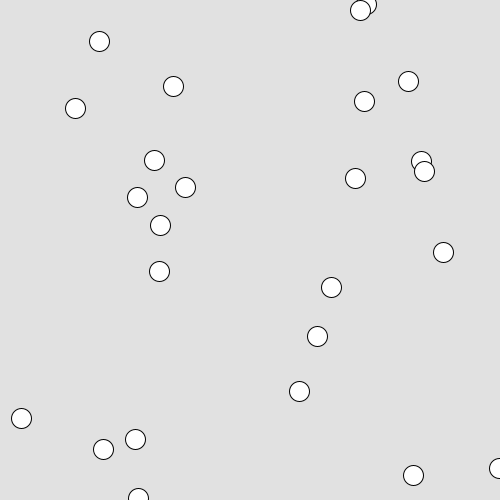
Frame 1 (no input)
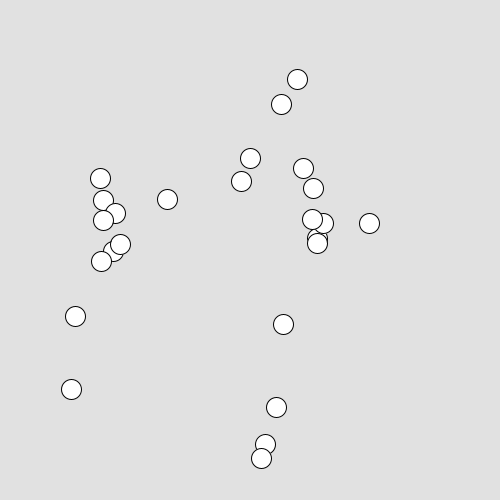
Frame 60 (the mouse pressed at the canvas centre just before this capture)
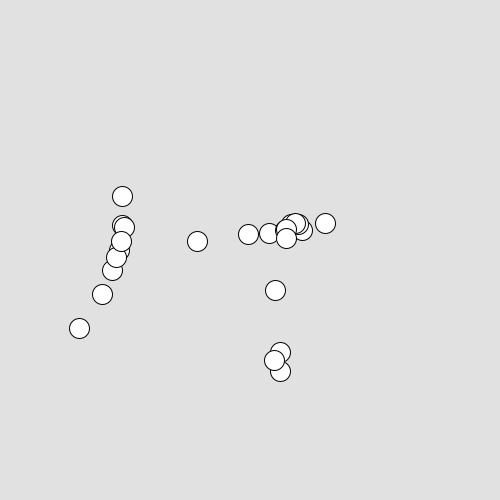
Frame 120 (the mouse held since frame 60 and released just before this capture)

The Processing sketch that drew these frames (run headless with seeded random() and noise(); from frame 60 on, the mouse is pressed at the canvas centre):

// Processing sketch: processing_127498
// ── processing_127498.pde

int count = 0;
int no = 25;
float[][] en = new float[no][2];          //円の位置を保持する配列
float[][] enp = new float[no][2];      //円の１回前の位置を保持する配列
float[][] env = new float[no][2];        //円の速度を保持する配列 
float r, th, thr;                            //周辺の計算範囲距離，計算範囲角度
int nRate;                  //現在のframeRateで何カウントで接近するか？
int drawCount;
float[] vc = new float[2];

void setup() {
    size(500, 500);                //Canvasサイズの設定
    background(225);                //背景色の設定
    int fr = 10;                    //frameRateの設定
    frameRate(fr);                  //frameRateの設定
    for(int i=0; i<no; i++){
        en[i][0] = int(random(0,500));
        en[i][1] = int(random(0,500));      //円の初期位置
        enp[i][0] = en[i][0]-random(-50,50);                          //円の１回前の初期位置
        enp[i][1] = en[i][1]-random(-50,50);                          //円の１回前の初期位置
        //env[i][0] = 10;              //円の速度の初期値
        //env[i][1] = 0;                              //円の速度の初期値
        ellipse(en[i][0], en[i][1], 20, 20);        //円の描画
    }
  r = 120;                    //周辺の計算範囲距離
  th = 90;                //周辺の計算範囲角度
  thr = th/180*PI;        //radへ変換
  //println(thr);
  int sec = 3;            //何秒で計算位置へ移動するか？
  nRate = sec * fr;        //現在のframeRateで何カウントで接近するか？
  drawCount = 0;
}

void draw() {
    drawCount++;

    background(225);
    for(int i=0; i<no; i++){
        env[i][0] = en[i][0] - enp[i][0];
        env[i][1] = en[i][1] - enp[i][1];
        enp[i][0] = en[i][0];
        enp[i][1] = en[i][1];
    }
    for(int i=0; i<no; i++){
      vc = cohesion(i);
/*    float[] sum = new float[2];
    float[] ave = new float[2];
        sum[0] = 0;
        sum[1] = 0;
        ave[0] = 0;
        ave[1] = 0;
        count = 0;
        for(int j=0; j<no; j++){
            if(j!=i){
                float dex = en[i][0]-en[j][0];
                float dey = en[i][1]-en[j][1];
                float d = sqrt(pow(dex, 2)+pow(dey, 2));
                if(d < r){
                    float innerProduct = env[i][0]*dex+env[i][1]*dey;
                    float absa = sqrt(pow(env[i][0], 2)+pow(env[i][1], 2));
                    float absb = d;
                    float theta = acos(innerProduct/absa/absb);
                    if(theta <= thr){
                        count++;
                        sum[0] = sum[0] + en[j][0];
                        sum[1] = sum[1] + en[j][1];
                    }
                }    
            };
        };
      if(count != 0){
          ave[0] = sum[0]/count;
          ave[1] = sum[1]/count;
          en[i][0] += env[i][0]+(ave[0]-en[i][0])/(float(nRate));
          en[i][1] += env[i][1]+(ave[1]-en[i][1])/(float(nRate));
      }else{
          en[i][0] += env[i][0];
          en[i][1] += env[i][1];
      };
*/
      en[i][0] += env[i][0]+vc[0];
      en[i][1] += env[i][1]+vc[1];
      if(en[i][0] > width){
        en[i][0] -= width;
      }else{
        if(en[i][0] < 0){
          en[i][0] += width;
        }
      }
      if(en[i][1] > height){
        en[i][1] -= height;
      }else{
        if(en[i][1] < 0){
          en[i][1] += height;
        }
      }
      ellipse(en[i][0], en[i][1], 20, 20);
    };
}

float[] cohesion(int i){
    float[] sum = new float[2];
    float[] ave = new float[2];
    float[] vcohesion = new float[2];
      sum[0] = 0;
      sum[1] = 0;
      ave[0] = 0;
      ave[1] = 0;
      count = 0;
      for(int j=0; j<no; j++){
          if(j!=i){
              float dex = en[i][0]-en[j][0];
              float dey = en[i][1]-en[j][1];
              float d = sqrt(pow(dex, 2)+pow(dey, 2));
              if(d < r){
                  float innerProduct = env[i][0]*dex+env[i][1]*dey;
                  float absa = sqrt(pow(env[i][0], 2)+pow(env[i][1], 2));
                  float absb = d;
                  float theta = acos(innerProduct/absa/absb);
                  if(theta <= thr){
                      count++;
                      sum[0] = sum[0] + en[j][0];
                      sum[1] = sum[1] + en[j][1];
                  }
              }    
          };
      };
    if(count != 0){
        ave[0] = sum[0]/count;
        ave[1] = sum[1]/count;
        vcohesion[0] = (ave[0]-en[i][0])/(float(nRate));
        vcohesion[1] = (ave[1]-en[i][1])/(float(nRate));
    }else{
        vcohesion[0] = 0;
        vcohesion[1] = 0;
    };
    return vcohesion;
}
